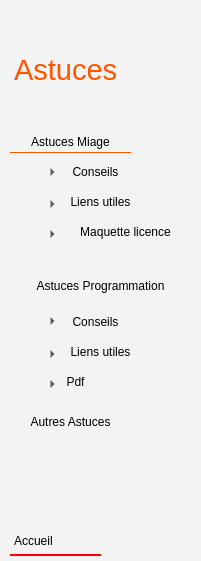
     <widget class="QGroupBox" name="groupBox_2">
      <property name="geometry">
       <rect>
        <x>10</x>
        <y>10</y>
        <width>201</width>
        <height>561</height>
       </rect>
      </property>
      <property name="styleSheet">
       <string notr="true">background-color: rgb(243, 243, 243);
font: 16pt &quot;Poor Richard&quot;;
border:solid;
border-width:1px;
border-color: transparent;
</string>
      </property>
      <property name="title">
       <string/>
      </property>
      <widget class="QLabel" name="label_45">
       <property name="geometry">
        <rect>
         <x>10</x>
         <y>50</y>
         <width>141</width>
         <height>41</height>
        </rect>
       </property>
       <property name="styleSheet">
        <string notr="true">font: 14pt &quot;Matura MT Script Capitals&quot;;
color: rgb(255, 85, 0);
</string>
       </property>
       <property name="text">
        <string>&lt;html&gt;&lt;head/&gt;&lt;body&gt;&lt;p&gt;&lt;span style=&quot; font-size:22pt;&quot;&gt;Astuces&lt;/span&gt;&lt;/p&gt;&lt;/body&gt;&lt;/html&gt;</string>
       </property>
      </widget>
      <widget class="QPushButton" name="btn_cle2_2">
       <property name="geometry">
        <rect>
         <x>20</x>
         <y>0</y>
         <width>161</width>
         <height>41</height>
        </rect>
       </property>
       <property name="cursor">
        <cursorShape>PointingHandCursor</cursorShape>
       </property>
       <property name="styleSheet">
        <string notr="true">background:transparent;</string>
       </property>
       <property name="text">
        <string/>
       </property>
      </widget>
      <widget class="QPushButton" name="astuce_M">
       <property name="geometry">
        <rect>
         <x>10</x>
         <y>130</y>
         <width>121</width>
         <height>23</height>
        </rect>
       </property>
       <property name="cursor">
        <cursorShape>PointingHandCursor</cursorShape>
       </property>
       <property name="styleSheet">
        <string notr="true">
border-bottom-color:rgb(255, 85, 0)
</string>
       </property>
       <property name="text">
        <string>Astuces Miage</string>
       </property>
      </widget>
      <widget class="QPushButton" name="conseil_M">
       <property name="geometry">
        <rect>
         <x>50</x>
         <y>160</y>
         <width>91</width>
         <height>23</height>
        </rect>
       </property>
       <property name="cursor">
        <cursorShape>PointingHandCursor</cursorShape>
       </property>
       <property name="styleSheet">
        <string notr="true">font: 14pt &quot;Poor Richard&quot;;
border:solid;
border-width:1px;
border-color: transparent;

</string>
       </property>
       <property name="text">
        <string>Conseils</string>
       </property>
      </widget>
      <widget class="QPushButton" name="Lien_M">
       <property name="geometry">
        <rect>
         <x>60</x>
         <y>190</y>
         <width>81</width>
         <height>23</height>
        </rect>
       </property>
       <property name="cursor">
        <cursorShape>PointingHandCursor</cursorShape>
       </property>
       <property name="styleSheet">
        <string notr="true">font: 14pt &quot;Poor Richard&quot;;
border:solid;
border-width:1px;
border-color: transparent;

</string>
       </property>
       <property name="text">
        <string>Liens utiles</string>
       </property>
      </widget>
      <widget class="QPushButton" name="maquette">
       <property name="geometry">
        <rect>
         <x>60</x>
         <y>220</y>
         <width>131</width>
         <height>23</height>
        </rect>
       </property>
       <property name="cursor">
        <cursorShape>PointingHandCursor</cursorShape>
       </property>
       <property name="styleSheet">
        <string notr="true">font: 14pt &quot;Poor Richard&quot;;
border:solid;
border-width:1px;
border-color: transparent;

</string>
       </property>
       <property name="text">
        <string>Maquette licence</string>
       </property>
      </widget>
      <widget class="QPushButton" name="conseil_P">
       <property name="geometry">
        <rect>
         <x>50</x>
         <y>310</y>
         <width>91</width>
         <height>23</height>
        </rect>
       </property>
       <property name="cursor">
        <cursorShape>PointingHandCursor</cursorShape>
       </property>
       <property name="styleSheet">
        <string notr="true">font: 14pt &quot;Poor Richard&quot;;
border:solid;
border-width:1px;
border-color: transparent;

</string>
       </property>
       <property name="text">
        <string>Conseils</string>
       </property>
      </widget>
      <widget class="QPushButton" name="lien_P">
       <property name="geometry">
        <rect>
         <x>60</x>
         <y>340</y>
         <width>81</width>
         <height>23</height>
        </rect>
       </property>
       <property name="cursor">
        <cursorShape>PointingHandCursor</cursorShape>
       </property>
       <property name="styleSheet">
        <string notr="true">font: 14pt &quot;Poor Richard&quot;;
border:solid;
border-width:1px;
border-color: transparent;

</string>
       </property>
       <property name="text">
        <string>Liens utiles</string>
       </property>
      </widget>
      <widget class="QPushButton" name="astuce_P">
       <property name="geometry">
        <rect>
         <x>10</x>
         <y>270</y>
         <width>181</width>
         <height>31</height>
        </rect>
       </property>
       <property name="cursor">
        <cursorShape>PointingHandCursor</cursorShape>
       </property>
       <property name="text">
        <string>Astuces Programmation</string>
       </property>
      </widget>
      <widget class="QPushButton" name="autre">
       <property name="geometry">
        <rect>
         <x>10</x>
         <y>410</y>
         <width>121</width>
         <height>23</height>
        </rect>
       </property>
       <property name="cursor">
        <cursorShape>PointingHandCursor</cursorShape>
       </property>
       <property name="text">
        <string>Autres Astuces</string>
       </property>
      </widget>
      <widget class="QToolButton" name="toolButton">
       <property name="geometry">
        <rect>
         <x>45</x>
         <y>166</y>
         <width>15</width>
         <height>12</height>
        </rect>
       </property>
       <property name="text">
        <string>...</string>
       </property>
       <property name="arrowType">
        <enum>Qt::RightArrow</enum>
       </property>
      </widget>
      <widget class="QToolButton" name="toolButton_2">
       <property name="geometry">
        <rect>
         <x>45</x>
         <y>198</y>
         <width>15</width>
         <height>12</height>
        </rect>
       </property>
       <property name="text">
        <string>...</string>
       </property>
       <property name="arrowType">
        <enum>Qt::RightArrow</enum>
       </property>
      </widget>
      <widget class="QToolButton" name="toolButton_3">
       <property name="geometry">
        <rect>
         <x>45</x>
         <y>228</y>
         <width>15</width>
         <height>12</height>
        </rect>
       </property>
       <property name="text">
        <string>...</string>
       </property>
       <property name="arrowType">
        <enum>Qt::RightArrow</enum>
       </property>
      </widget>
      <widget class="QToolButton" name="toolButton_4">
       <property name="geometry">
        <rect>
         <x>45</x>
         <y>348</y>
         <width>15</width>
         <height>12</height>
        </rect>
       </property>
       <property name="text">
        <string>...</string>
       </property>
       <property name="arrowType">
        <enum>Qt::RightArrow</enum>
       </property>
      </widget>
      <widget class="QToolButton" name="toolButton_5">
       <property name="geometry">
        <rect>
         <x>45</x>
         <y>315</y>
         <width>15</width>
         <height>12</height>
        </rect>
       </property>
       <property name="text">
        <string>...</string>
       </property>
       <property name="arrowType">
        <enum>Qt::RightArrow</enum>
       </property>
      </widget>
      <widget class="QPushButton" name="btn_accueil">
       <property name="geometry">
        <rect>
         <x>10</x>
         <y>525</y>
         <width>91</width>
         <height>31</height>
        </rect>
       </property>
       <property name="cursor">
        <cursorShape>PointingHandCursor</cursorShape>
       </property>
       <property name="styleSheet">
        <string notr="true">background:transparent;font: 14pt &quot;Poor Richard&quot;;border:solid;
border-bottom:2px solid red;

</string>
       </property>
       <property name="text">
        <string/>
       </property>
      </widget>
      <widget class="QToolButton" name="toolButton_6">
       <property name="geometry">
        <rect>
         <x>45</x>
         <y>378</y>
         <width>15</width>
         <height>12</height>
        </rect>
       </property>
       <property name="text">
        <string>...</string>
       </property>
       <property name="arrowType">
        <enum>Qt::RightArrow</enum>
       </property>
      </widget>
      <widget class="QPushButton" name="pdf">
       <property name="geometry">
        <rect>
         <x>60</x>
         <y>370</y>
         <width>31</width>
         <height>23</height>
        </rect>
       </property>
       <property name="cursor">
        <cursorShape>PointingHandCursor</cursorShape>
       </property>
       <property name="styleSheet">
        <string notr="true">font: 14pt &quot;Poor Richard&quot;;
border:solid;
border-width:1px;
border-color: transparent;

</string>
       </property>
       <property name="text">
        <string>Pdf</string>
       </property>
      </widget>
      <widget class="QLabel" name="label_58">
       <property name="geometry">
        <rect>
         <x>10</x>
         <y>530</y>
         <width>111</width>
         <height>21</height>
        </rect>
       </property>
       <property name="styleSheet">
        <string notr="true">font: 14pt &quot;Poor Richard&quot;;
</string>
       </property>
       <property name="text">
        <string>Accueil</string>
       </property>
      </widget>
      <zorder>label_45</zorder>
      <zorder>btn_cle2_2</zorder>
      <zorder>astuce_M</zorder>
      <zorder>conseil_M</zorder>
      <zorder>Lien_M</zorder>
      <zorder>maquette</zorder>
      <zorder>conseil_P</zorder>
      <zorder>lien_P</zorder>
      <zorder>astuce_P</zorder>
      <zorder>autre</zorder>
      <zorder>toolButton</zorder>
      <zorder>toolButton_2</zorder>
      <zorder>toolButton_3</zorder>
      <zorder>toolButton_4</zorder>
      <zorder>toolButton_5</zorder>
      <zorder>toolButton_6</zorder>
      <zorder>pdf</zorder>
      <zorder>label_58</zorder>
      <zorder>btn_accueil</zorder>
     </widget>
